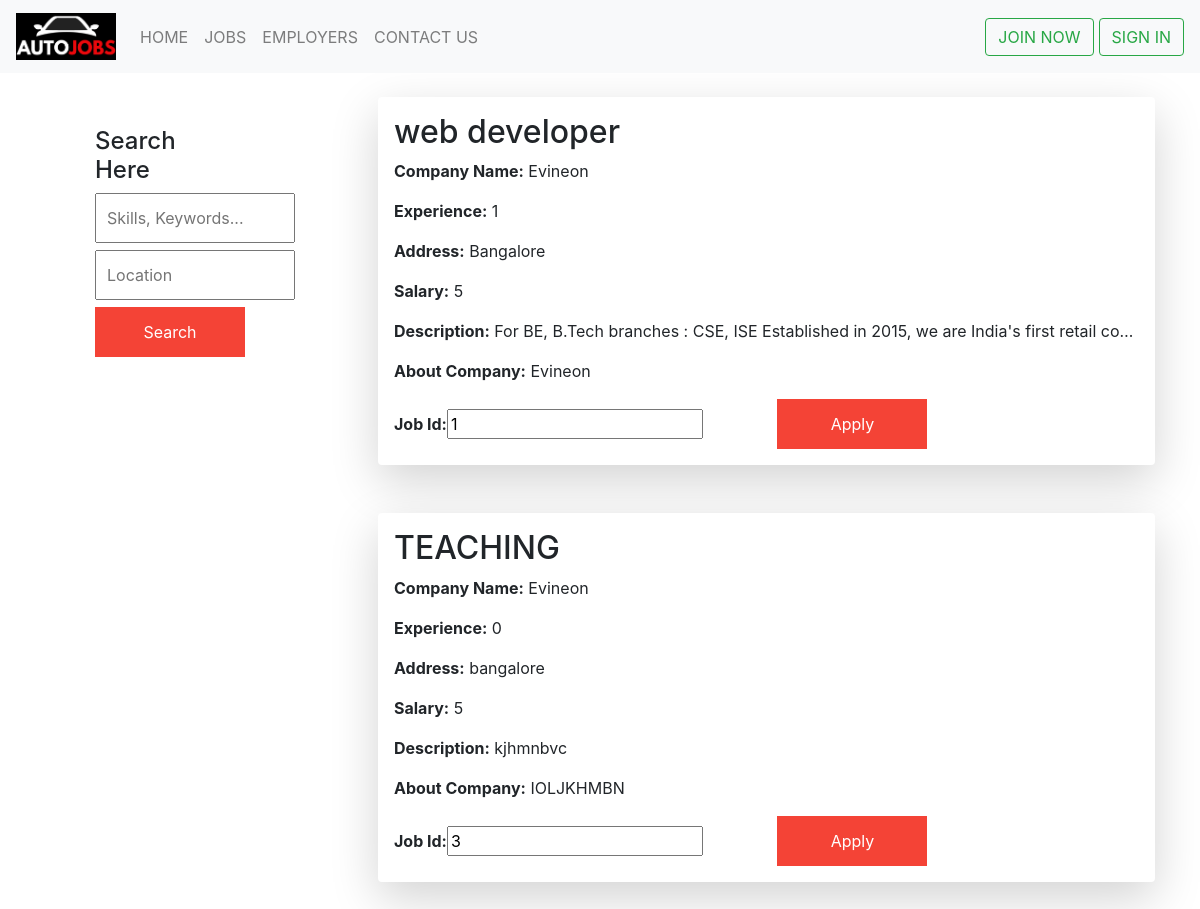
/jobs.php, run on the app's committed database.
### tables this page shows
CREATE TABLE `post` (
  `pid` bigint(10) NOT NULL,
  `key_role` varchar(50) NOT NULL,
  `company_name` varchar(100) NOT NULL,
  `experience` int(2) NOT NULL,
  `address` text NOT NULL,
  `salary` bigint(10) NOT NULL,
  `emp_type` varchar(10) NOT NULL,
  `email` varchar(50) NOT NULL,
  `job_description` text NOT NULL,
  `company_profile` text NOT NULL,
  `time` date NOT NULL DEFAULT current_timestamp()
);

### jobs.php (the view, shortened to what this page needs)
<?php
    include_once('header.php');
?>
    <br>
    <div class="container">
        <div class="filter">
            <form method="POST" action="search.php">
             <div class="form-box">
                <h4>Search Here</h4>
                <input type="text" class="search-field skills" name="key" placeholder="Skills, Keywords..." />
                <input type="text" class="search-field location" name="location" placeholder="Location" />
                <button class="search-btn" type="submit">Search</button>
            </div>
        </form>
        </div>
              <form action="jobsearch.php" method="POST">
                        <?php
                           $conn = mysqli_connect("localhost", "root", "", "jobs");
                           $sql = "SELECT * FROM post";
                           $result = mysqli_query($conn, $sql);
                           if (mysqli_num_rows($result) > 0) {
                              while ($row = mysqli_fetch_assoc($result))
                                {
                                    echo "<div class='jobs'>";
                                    echo "<div class='shadow-lg p-3 mb-5 bg-white rounded'>";
                                  echo "<h2>" .$row["key_role"]. "</h2>";
                                  echo "<p><b>Company Name:</b> " .$row["company_name"]. "</p>";
                                  echo "<p><b>Experience:</b> " .$row["experience"]. "</p>";
                                  echo "<p><b>Address:</b> " .$row["address"]. "</p>";
                                  echo "<p><b>Salary:</b> " .$row["salary"]. "</p>";
                                  echo "<p class='short'> <b>Description:</b> " .$row["job_description"]. "</p>";
                                  echo "<p class='short'> <b>About Company:</b> " .$row["company_profile"]. "</p>";
                                  echo "<b>Job Id:</b><input type='text' name='id' value='" .$row["pid"]. "'>";
                                  echo "<button style='margin-left:10%' class='search-btn' type='submit'>Apply</button>";
                                  echo "</div></div>";
                                }
                              } else {
                                      echo "0 results";
                              }
                          ?>
                      </form>
    </div>
    <br>
</body>
</html>

### style.css (style rules this page uses)
.search-field { height: 50px; padding: 10px; }
.skills { width: 400px; }
.location { width: 200px; }
.search-btn { height: 50px; width: 150px; background: #f44336; border: none; color: #fff; }
.form-box { background-color: rgba(255, 255, 255, 0.5); padding: 30px 50px; }
.filter { width: 20%; float: left; }
.filter input[type=text] { width: 200px; margin-bottom: 6%; }
.jobs { margin-left: 2%; width: 70%; float: right; }
.short { white-space: nowrap; overflow: hidden; text-overflow: ellipsis; max-width: 75ch; }

### data on the page
post: key_role "web developer", company_name "Evineon", experience "1", address "Bangalore", salary "5", job_description "For BE, B.Tech branches : CSE, ISE Established in 2015, we are India's first retail co…", company_profile "Evineon", id "1"
post: key_role "TEACHING", company_name "Evineon", experience "0", address "bangalore", salary "5", job_description "kjhmnbvc", company_profile "IOLJKHMBN", id "3"
